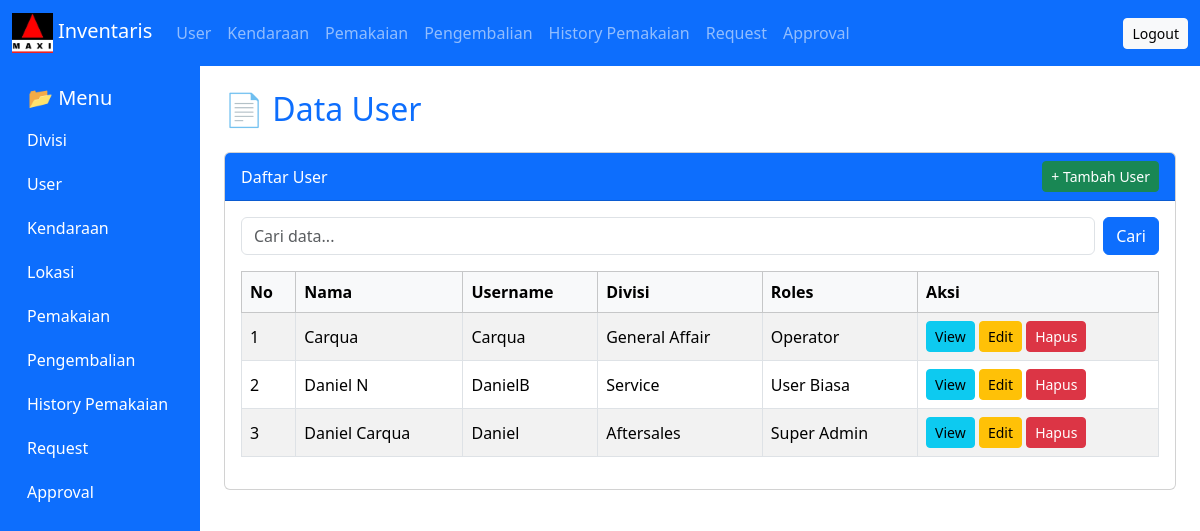
Page /views/admin/view_data.php?type=user (signed in) on the committed database.
### tables this page shows
CREATE TABLE `user` (
  `id` int(11) NOT NULL,
  `nama` varchar(255) NOT NULL,
  `username` varchar(255) NOT NULL,
  `password` varchar(255) NOT NULL,
  `id_divisi` int(11) NOT NULL,
  `id_roles` int(11) NOT NULL,
  `created_at` date NOT NULL,
  `updated_at` date NOT NULL,
  `created_by` int(11) NOT NULL,
  `updated_by` int(11) NOT NULL
);

CREATE TABLE `divisi` (
  `id` int(11) NOT NULL,
  `nama_divisi` varchar(255) NOT NULL,
  `created_at` date NOT NULL,
  `updated_at` date NOT NULL,
  `created_by` int(11) NOT NULL,
  `updated_by` int(11) NOT NULL
);

CREATE TABLE `roles` (
  `id` int(11) NOT NULL,
  `nama_roles` varchar(255) NOT NULL,
  `created_at` date NOT NULL,
  `updated_at` date NOT NULL,
  `created_by` int(11) NOT NULL,
  `updated_by` int(11) NOT NULL
);

### functions/functions.php (called while the page is built, shortened)
<?php
$host = "localhost";
$username = "root";
$password = "";
$database = "inventaris";
$conn = mysqli_connect($host,$username,$password,$database);
function getPaginatedData($type, $search = '', $limit = 10, $offset = 0) {
    global $conn;
    $allowed = ['user','kendaraan','pemakaian','pemakaianSelesai','divisi','roles','status','lokasi'];
    $conds = [];
    if ($type === 'user') {
        $baseConds = $conds;
        $where = $baseConds ? ('WHERE '.implode(' AND ', $baseConds)) : '';
        $sql = "SELECT u.*, d.nama_divisi, r.nama_roles
                FROM user u
                JOIN divisi d ON u.id_divisi = d.id
                JOIN roles r ON u.id_roles = r.id
                $where
                ORDER BY u.id DESC
                LIMIT $limit OFFSET $offset";
    } else {
        $where = $conds ? ('WHERE '.implode(' AND ', $conds)) : '';
        $sql = "SELECT * FROM $type $where ORDER BY id DESC LIMIT $limit OFFSET $offset";
    }
    $res = mysqli_query($conn, $sql);
    $data = [];
    if ($res) {
        while ($row = mysqli_fetch_assoc($res)) {
            $data[] = $row;
        }
    }
    return $data;
}
?>

### views/admin/view_data.php (the view, shortened to what this page needs)
<?php
require "../../functions/functions.php";
$page = isset($_GET['type']) ? $_GET['type'] : 'user';
$search  = isset($_GET['search']) ? trim($_GET['search']) : '';
$pageNum = isset($_GET['page']) ? (int)$_GET['page'] : 1;
$limit  = 10;
$offset = ($pageNum - 1) * $limit;
$data       = getPaginatedData($page, $search, $limit, $offset);
$colCount = 2;
if ($page == 'user') {
    $colCount += 4;
} elseif ($page == 'kendaraan') {
    $colCount += 9;
} elseif ($page == 'pemakaian') {
    $colCount += 4;
} elseif ($page == 'pemakaianSelesai') {
    $colCount += 5;
} elseif ($page == 'divisi') {
    $colCount += 1;
} elseif ($page == 'roles') {
    $colCount += 1;
} elseif ($page == 'status') {
    $colCount += 1;
} elseif ($page == 'lokasi') {
    $colCount += 2;
}
?>
<!DOCTYPE html>
<html lang="id">
<head>
    <link href="https://cdn.jsdelivr.net/npm/bootstrap@5.3.2/dist/css/bootstrap.min.css" rel="stylesheet">
    <link href="../../assets/css/dashboard.css" rel="stylesheet">
</head>
<body class="d-flex flex-column min-vh-100">
<?php include "navbar.php"; ?>
<?php include "sidebar.php"; ?>
<div class="col-md-10 p-4">
    <h2 class="mb-4 text-primary">📄 Data <?= htmlspecialchars(ucfirst($page), ENT_QUOTES, 'UTF-8') ?></h2>
    <div class="card mb-4">
        <div class="card-header d-flex justify-content-between align-items-center">
            <span>Daftar <?= htmlspecialchars(ucfirst($page), ENT_QUOTES, 'UTF-8') ?></span>
            <div class="btn-group">
                <?php
                    if ($page === 'pemakaian'): ?>
                    <a href="view_Data.php?type=pemakaianSelesai" class="btn btn-secondary btn-sm">History</a>
                    <a href="pengembalian.php" class="btn btn-primary btn-sm">Pengembalian</a>
                    <a href="tambah.php?type=<?= htmlspecialchars($page, ENT_QUOTES, 'UTF-8') ?>" class="btn btn-success btn-sm">
                    + Tambah <?= htmlspecialchars(ucfirst($page), ENT_QUOTES, 'UTF-8') ?>
                    </a>
                    <?php elseif ($page === 'pemakaianSelesai') :?>
                    <?php else: ?>
                    <a href="tambah.php?type=<?= htmlspecialchars($page, ENT_QUOTES, 'UTF-8') ?>" class="btn btn-success btn-sm">
                    + Tambah <?= htmlspecialchars(ucfirst($page), ENT_QUOTES, 'UTF-8') ?>
                    </a>
                <?php endif; ?>
            </div>
        </div>
        <div class="card-body">
            <form method="GET" class="mb-3 d-flex">
                <input type="text" name="search" class="form-control me-2" placeholder="Cari data..." value="<?= htmlspecialchars($search, ENT_QUOTES, 'UTF-8') ?>">
                <button type="submit" class="btn btn-primary">Cari</button>
            </form>
            <div class="table-responsive">
                <table class="table table-striped table-bordered align-middle">
                    <thead class="table-light">
                        <tr>
                            <th>No</th>
                            <?php if ($page == 'user'): ?>
                                <th>Nama</th>
                                <th>Username</th>
                                <th>Divisi</th>
                                <th>Roles</th>
                            <?php elseif ($page == 'divisi'): ?>
                                <th>Nama Divisi</th>
                            <?php elseif ($page == 'roles'): ?>
                                <th>Nama Roles</th>
                            <?php elseif ($page == 'status'): ?>
                                <th>Nama Status</th>
                            <?php elseif ($page == 'lokasi'): ?>
                                <th>Nama Lokasi</th>
                                <th>Alamat</th>
                            <?php endif; ?>
                            <th>Aksi</th>
                        </tr>
                    </thead>
                    <tbody>
                        <?php if (!empty($data)): ?>
                            <?php $no = $offset + 1; foreach ($data as $row): ?>
                                <tr>
                                    <td><?= $no++ ?></td>
                                    <?php if ($page == 'user'): ?>
                                        <td><?= htmlspecialchars($row['nama'], ENT_QUOTES, 'UTF-8') ?></td>
                                        <td><?= htmlspecialchars($row['username'], ENT_QUOTES, 'UTF-8') ?></td>
                                        <td><?= htmlspecialchars($row['nama_divisi'], ENT_QUOTES, 'UTF-8') ?></td>
                                        <td><?= htmlspecialchars($row['nama_roles'], ENT_QUOTES, 'UTF-8') ?></td>
                                    <?php elseif ($page == 'divisi'): ?>
                                        <td><?= htmlspecialchars($row['nama_divisi'], ENT_QUOTES, 'UTF-8') ?></td>
                                    <?php elseif ($page == 'roles'): ?>
                                        <td><?= htmlspecialchars($row['nama_roles'], ENT_QUOTES, 'UTF-8') ?></td>
                                    <?php elseif ($page == 'status'): ?>
                                        <td><?= htmlspecialchars($row['nama_status'], ENT_QUOTES, 'UTF-8') ?></td>
                                    <?php elseif ($page == 'lokasi'): ?>
                                        <td><?= htmlspecialchars($row['nama_lokasi'], ENT_QUOTES, 'UTF-8') ?></td>
                                        <td><?= htmlspecialchars($row['alamat'], ENT_QUOTES, 'UTF-8') ?></td>
                                    <?php endif; ?>
                                    <td>
                                        <a href="detail.php?type=<?= htmlspecialchars($page, ENT_QUOTES, 'UTF-8') ?>&id=<?= (int)$row['id'] ?>"
                                           class="btn btn-info btn-sm">View</a>
                                        <?php
                                        if ($page === 'pemakaianSelesai' || ($page === 'pemakaian')): ?>
                                            <a href="#"
                                               class="btn btn-warning btn-sm btn-edit-disabled"
                                               data-title="Tidak Bisa Edit!"
                                               data-text="Data Pemakaian Tidak Dapat di Edit.">
                                               Edit
                                            </a>
                                        <?php else: ?>
                                            <a href="edit.php?type=<?= htmlspecialchars($page, ENT_QUOTES, 'UTF-8') ?>&id=<?= (int)$row['id'] ?>"
                                               class="btn btn-warning btn-sm">Edit</a>
                                        <?php endif; ?>
                                        <a href="view_Data.php?type=<?= htmlspecialchars($page, ENT_QUOTES, 'UTF-8') ?>&delete=1&id=<?= (int)$row['id'] ?>"
                                           class="btn btn-danger btn-sm btn-delete">Hapus</a>
                                    </td>
                                </tr>
                            <?php endforeach; ?>
                        <?php else: ?>
                            <tr><td colspan="<?= $colCount ?>" class="text-center">Tidak ada data</td></tr>
                        <?php endif; ?>
                    </tbody>
                </table>
            </div>
        </div>
    </div>
</div>
</body>
</html>

### assets/css/dashboard.css (style rules this page uses)
.card-header { background-color: #0d6efd; color: white; }

### rows in the picture
user: nama "Carqua", username "Carqua", id_divisi.nama_divisi "General Affair", id_roles.nama_roles "Operator"
user: nama "Daniel N", username "DanielB", id_divisi.nama_divisi "Service", id_roles.nama_roles "User Biasa"
user: nama "Daniel Carqua", username "Daniel", id_divisi.nama_divisi "Aftersales", id_roles.nama_roles "Super Admin"

### other values in the picture
$page "User"
